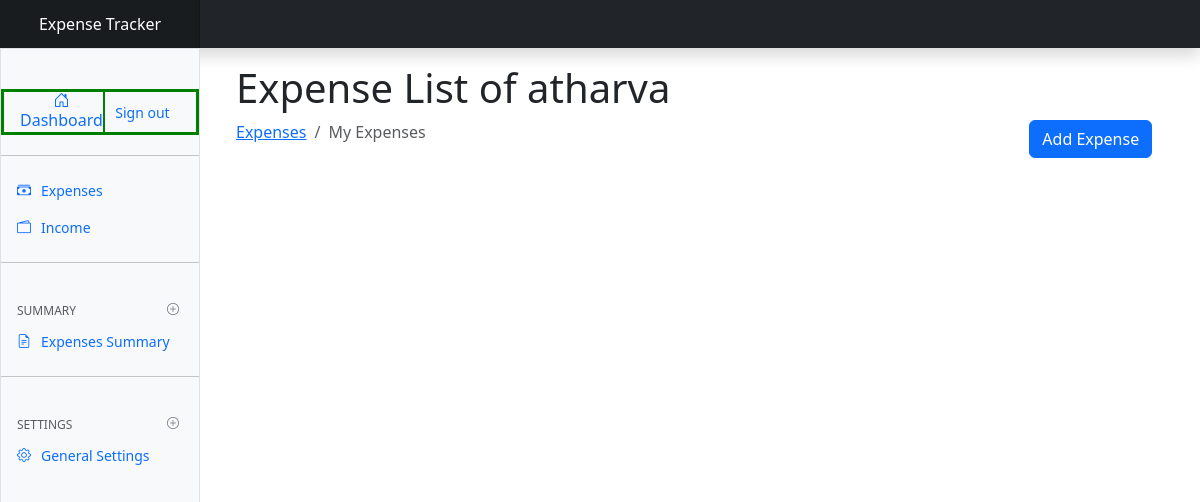
Before: / (signed in) with the older database file.
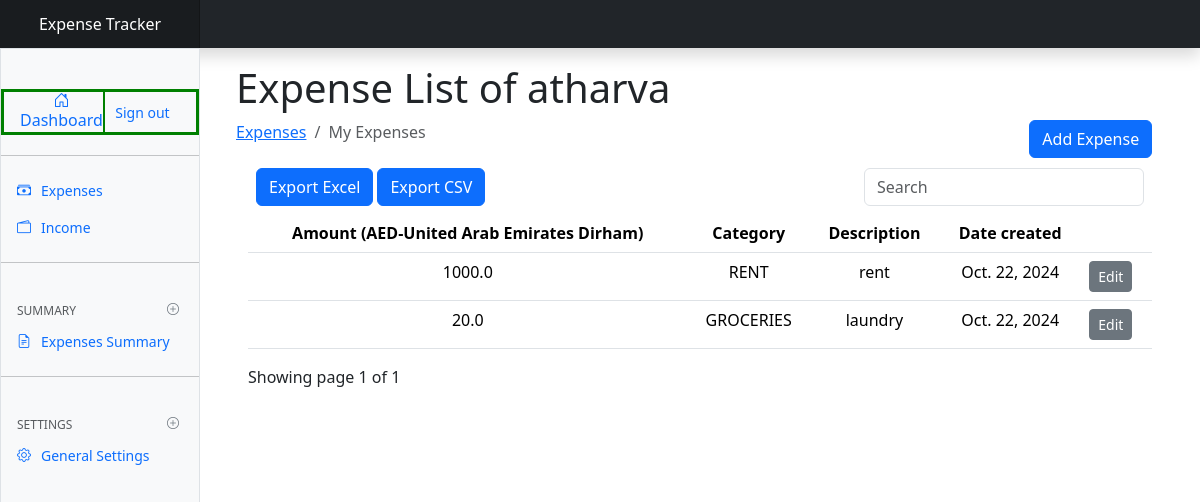
After: the same page with the newer database file.
### userpreferences/models.py (models this page shows, shortened)
class UserPreferences(models.Model):
    user=models.OneToOneField(to=User, on_delete=models.CASCADE)
    currency=models.CharField(max_length=255, blank=True, null=True)

### expenses/models.py (models this page shows, shortened)
class Expense(models.Model):
    amount=models.FloatField()
    date=models.DateField(default=now)
    description=models.TextField()
    owner=models.ForeignKey(to=User, on_delete=models.CASCADE)
    category= models.CharField(max_length=255)
    class Meta:
        ordering=['-date']

### expenses/views.py (the view)
# urls.py: path('',views.index, name='expenses'),
@login_required(login_url='authentication/login')
@never_cache
def index(request):
    categories = Category.objects.all()
    expenses = Expense.objects.filter(owner=request.user)
    paginator = Paginator(expenses, 8)
    page_number = request.GET.get('page')
    user_preferences, created = UserPreferences.objects.get_or_create(user=request.user)
    page_obj = paginator.get_page(page_number)
    context = {
        'expenses': expenses,
        'page_obj': page_obj,
        'currency': user_preferences.currency,  # Access currency from user_preferences
    }
    return render(request, 'expenses/index.html', context)

### templates/expenses/index.html (shortened to what this page needs)
{% extends 'base.html' %}
{% load static %}
{% block content %}
<div class="container mt-3">
    <h1>Expense List of {{request.user.username}}</h1>
    <div class="row">
        <div class="col-md-10">
            <nav aria-label="breadcrumb">
                <ol class="breadcrumb">
                    <li class="breadcrumb-item"><a href="">Expenses</a></li>
                    <li class="breadcrumb-item active" aria-current="page">My Expenses</li>
                </ol>
            </nav>
        </div>
        <div class="col-md-2">
            <a href="{% url 'add-expense' %}" class="btn btn-primary">Add Expense</a>
        </div>
    </div>
    <div class="container">
        {% if expenses.count %}
        <div class="row p-2">
            <div class="col-md-8">
                <a href="{% url 'export_excel' %}" class="btn btn-primary">Export Excel</a>
                <a href="{% url 'export_csv' %}" class="btn btn-primary">Export CSV</a>
            </div>
            <div class="col-md-4">
                <div class="form-goup">
                    <input type="text" class="form-control" id="searchField" placeholder="Search">
                </div>
            </div>
        </div>
        <div class="app-table">
            <table class="table table-stripped table-hover">
                <thead>
                    <tr>
                        <th class="text-center">Amount ({{currency}})</th>
                        <th class="text-center">Category</th>
                        <th class="text-center">Description</th>
                        <th class="text-center">Date created</th>
                        <th></th>
                    </tr>
                </thead>
                <tbody>
                    {% for expense in page_obj %}
                    <tr>
                        <td class="text-center">{{ expense.amount }}</td>
                        <td class="text-center">{{ expense.category }}</td>
                        <td class="text-center">{{ expense.description }}</td>
                        <td class="text-center">{{ expense.date }}</td>
                        <td><a href="{% url 'expense_edit' expense.id %}" class="btn btn-sm btn-secondary">Edit</a></td>
                    </tr>
                    {% endfor %}
                </tbody>
            </table>
        </div>
        <div class="pagination-container">
            <div class="">
                Showing page {{page_obj.number}} of {{page_obj.paginator.num_pages}}
            </div>
        </div>
        {% endif %}
    </div>
</div>
{% endblock %}

### templates/base.html (shortened to what this page needs)
{% load static %}
<html lang="en" data-bs-theme="auto">
<head>
  <link rel="stylesheet" href="{% static 'css/docsearch.css' %}">
  <link href="{% static 'css/bootstrap.min.css' %}" rel="stylesheet">
  <link href="{% static 'css/main.css' %}" rel="stylesheet">
  <link href="https://cdn.jsdelivr.net/npm/bootstrap-icons@1.10.5/font/bootstrap-icons.min.css" rel="stylesheet">
  <link href="{% static 'css/dashboard.css' %}" rel="stylesheet">
</head>
<body>
  <header class="navbar sticky-top bg-dark flex-md-nowrap p-0 shadow" data-bs-theme="dark">
    <a class="navbar-brand col-md-3 col-lg-2 me-0 px-3 fs-6 text-white text-center" href="{% url 'expenses' %}">Expense Tracker</a>
  </header>
  <div class="container-fluid">
    <div class="row">
      {% include 'partials/sidebar.html' %}
      <main class="col-md-9 ms-sm-auto col-lg-10 px-md-4">
        {% block content %}
        {% endblock %}
      </main>
    </div>
  </div>
</body>
</html>

### templates/partials/sidebar.html (shortened to what this page needs)
{% load static %}
<div class="sidebar border border-right col-md-3 col-lg-2 p-0 bg-body-tertiary">
  <div class="offcanvas-md offcanvas-end bg-body-tertiary" tabindex="-1" id="sidebarMenu" aria-labelledby="sidebarMenuLabel">
    <div class="offcanvas-body d-md-flex flex-column p-0 pt-lg-3 overflow-y-auto">
      <div class="d-flex justify-content-between align-items-center px-3 mt-4 mb-1" style="border: 3px solid green;">
        <span class="text-center" style="flex: 1; border-right: 2px solid green;">
            <a href="{% url 'expenses' %}" style="text-decoration: none;">
              <i class="bi bi-house-door"></i> Dashboard
            </a>
        </span>
        <span class="text-center" style="flex: 1;">
            <form action="{% url 'logout' %}" method="post" class="m-0">
                <input type="submit" value="Sign out" class="btn btn-link text-decoration-none" style="padding: 2px 5px; font-size: 14px;">
            </form>
        </span>
      </div>
      <hr class="my-3">
      <ul class="nav flex-column">
        <li class="nav-item">
          <a class="nav-link d-flex align-items-center gap-2" href="{% url 'expenses' %}">
            <i class="bi bi-cash-stack"></i> Expenses
          </a>
        </li>
        <li class="nav-item">
          <a class="nav-link d-flex align-items-center gap-2" href="{% url 'income' %}">
            <i class="bi bi-wallet2"></i> Income
          </a>
        </li>
      </ul>
      <hr class="my-3">
      <h6 class="sidebar-heading d-flex justify-content-between align-items-center px-3 mt-4 mb-1 text-body-secondary text-uppercase">
        <span>Summary</span>
        <a class="link-secondary" href="#" aria-label="Add a new report">
          <i class="bi bi-plus-circle"></i>
        </a>
      </h6>
      <ul class="nav flex-column mb-auto">
        <li class="nav-item">
          <a class="nav-link d-flex align-items-center gap-2" href="{% url 'stats_view' %}">
            <i class="bi bi-file-earmark-text"></i> Expenses Summary
          </a>
        </li>
      </ul>
      <hr class="my-3">
      <h6 class="sidebar-heading d-flex justify-content-between align-items-center px-3 mt-4 mb-1 text-body-secondary text-uppercase">
        <span>Settings</span>
        <a class="link-secondary" href="#" aria-label="Add a new report">
          <i class="bi bi-plus-circle"></i>
        </a>
      </h6>
      <ul class="nav flex-column mb-auto">
        <li class="nav-item">
          <a class="nav-link d-flex align-items-center gap-2" href="{% url 'preferences' %}">
            <i class="bi bi-gear"></i> General Settings
          </a>
        </li>
      </ul>
    </div>
  </div>
</div>

### expense_tracker/static/css/docsearch.css (style rules this page uses)
:root { --docsearch-primary-color:#5468ff;--docsearch-text-color:#1c1e21;--docsearch-spacing:12px;--docsearch-icon-stroke-width:1.4;--docsearch-highlight-color:var(--docsearch-primary-color);--docsearch-muted-color:#969faf;--docsearch-container-background:rgba(101,108,133,0.8);--docsearch-logo-color:#5468ff;--docsearch-modal-width:560px;--docsearch-modal-height:600px;--docsearch-modal-background:#f5f6f7;--docsearch-modal-shadow:inset 1px 1px 0 0 hsla(0,0%,100%,0.5),0 3px 8px 0 #555a64;--docsearch-searchbox-height:56px;--docsearch-searchbox-background:#ebedf0;--docsearch-searchbox-focus-background:#fff;--docsearch-searchbox-shadow:inset 0 0 0 2px var(--docsearch-primary-color);--docsearch-hit-height:56px;--docsearch-hit-color:#444950;--docsearch-hit-active-color:#fff;--docsearch-hit-background:#fff;--docsearch-hit-shadow:0 1px 3px 0 #d4d9e1;--docsearch-key-gradient:linear-gradient(-225deg,#d5dbe4,#f8f8f8);--docsearch-key-shadow:inset 0 -2px 0 0 #cdcde6,inset 0 0 1px 1px #fff,0 1px 2px 1px rgba(30,35,90,0.4);--docsearch-key-pressed-shadow:inset 0 -2px 0 0 #cdcde6,inset 0 0 1px 1px #fff,0 1px 1px 0 rgba(30,35,90,0.4);--docsearch-footer-height:44px;--docsearch-footer-background:#fff;--docsearch-footer-shadow:0 -1px 0 0 #e0e3e8,0 -3px 6px 0 rgba(69,98,155,0.12) }

### expense_tracker/static/css/main.css (style rules this page uses)
.bi { vertical-align: -.125em; fill: currentColor; }

### expense_tracker/static/css/dashboard.css (style rules this page uses)
.bi { display: inline-block; width: 1rem; height: 1rem; }
.sidebar .nav-link { font-size: .875rem; font-weight: 500; }
.sidebar-heading { font-size: .75rem; }
.navbar-brand { padding-top: .75rem; padding-bottom: .75rem; background-color: rgba(0, 0, 0, .25); box-shadow: inset -1px 0 0 rgba(0, 0, 0, .25); }

### templates/partials/sidebar.html (style rules this page uses)
.sidebar { height: 100vh; overflow-y: auto; position: fixed; left: 0; z-index: 1030; }

Changed rows visible on the page:
now on this page (row edited): UserPreferences: currency "AED-United Arab Emirates Dirham"
added Expense: amount "1000.0", category "RENT", description "rent", date "Oct. 22, 2024"
added Expense: amount "20.0", category "GROCERIES", description "laundry", date "Oct. 22, 2024"
Other visible differences:
{{ page_obj.number }}: (not shown) → "1"
{{ page_obj.paginator.num_pages }}: (not shown) → "1"
text now shown: "Export Excel Export CSV Amount ( ) Category Description Date created Showing page of"
